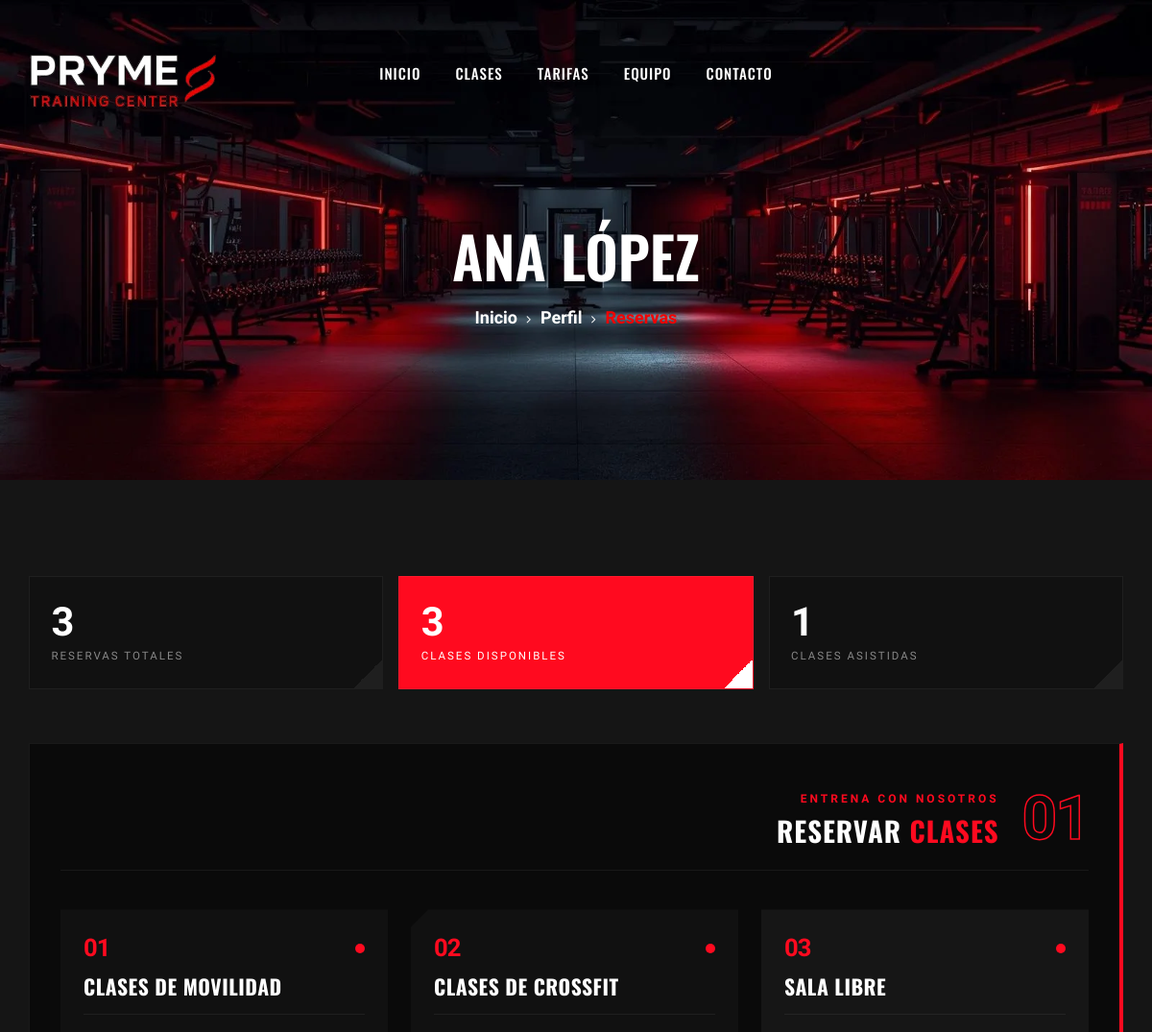
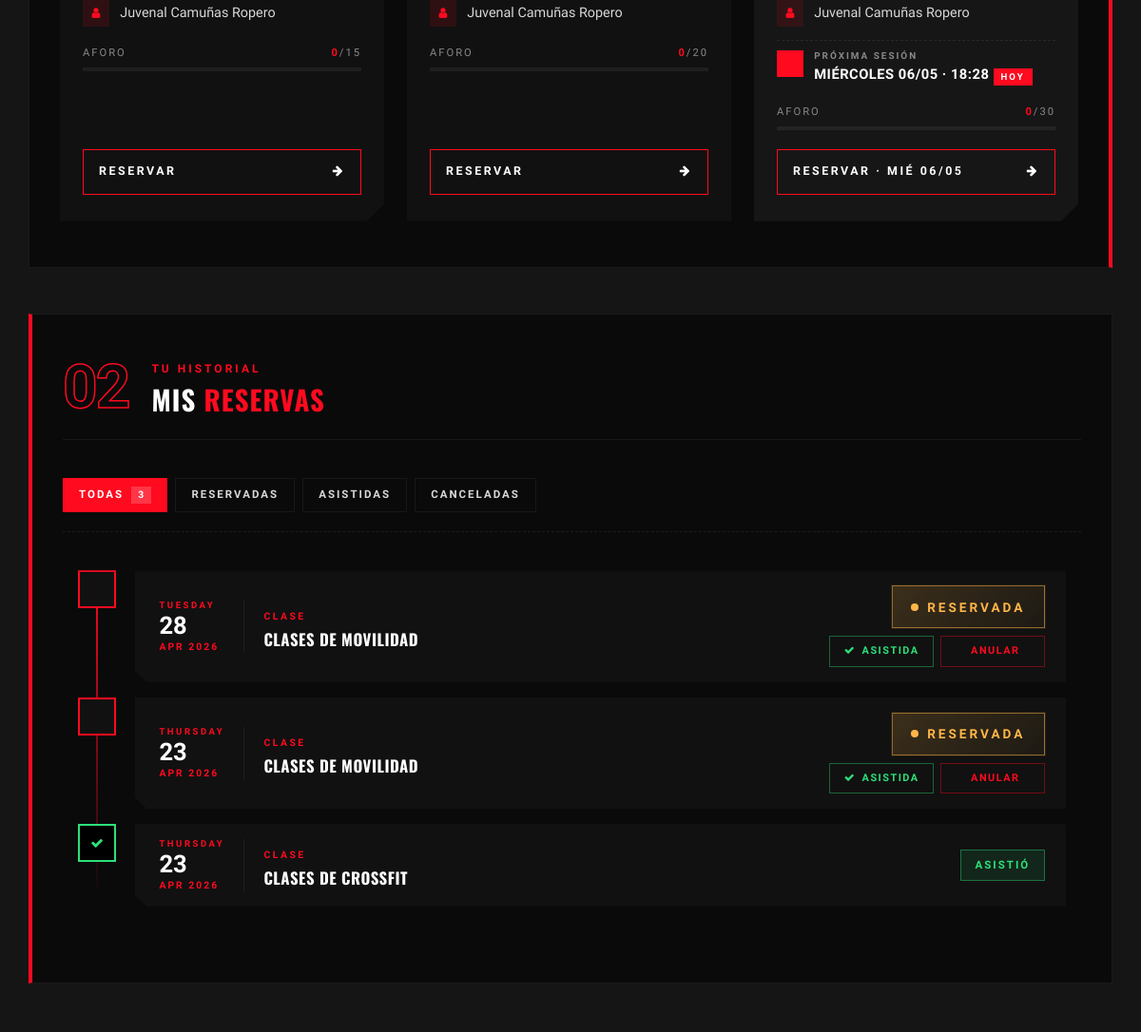
/perfil/reservas/ (upper part), run on an earlier commit of the app's database (2 pictures, top to bottom).
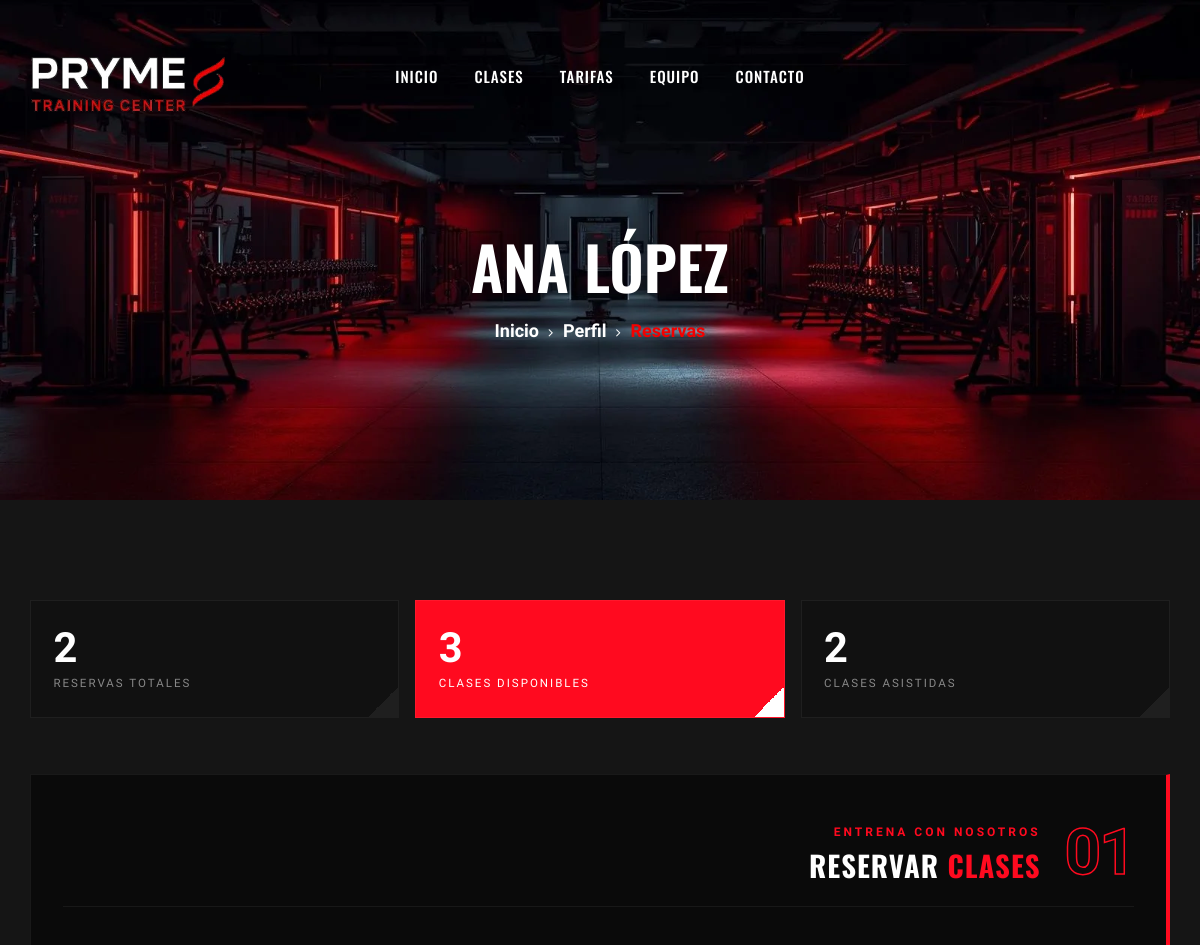
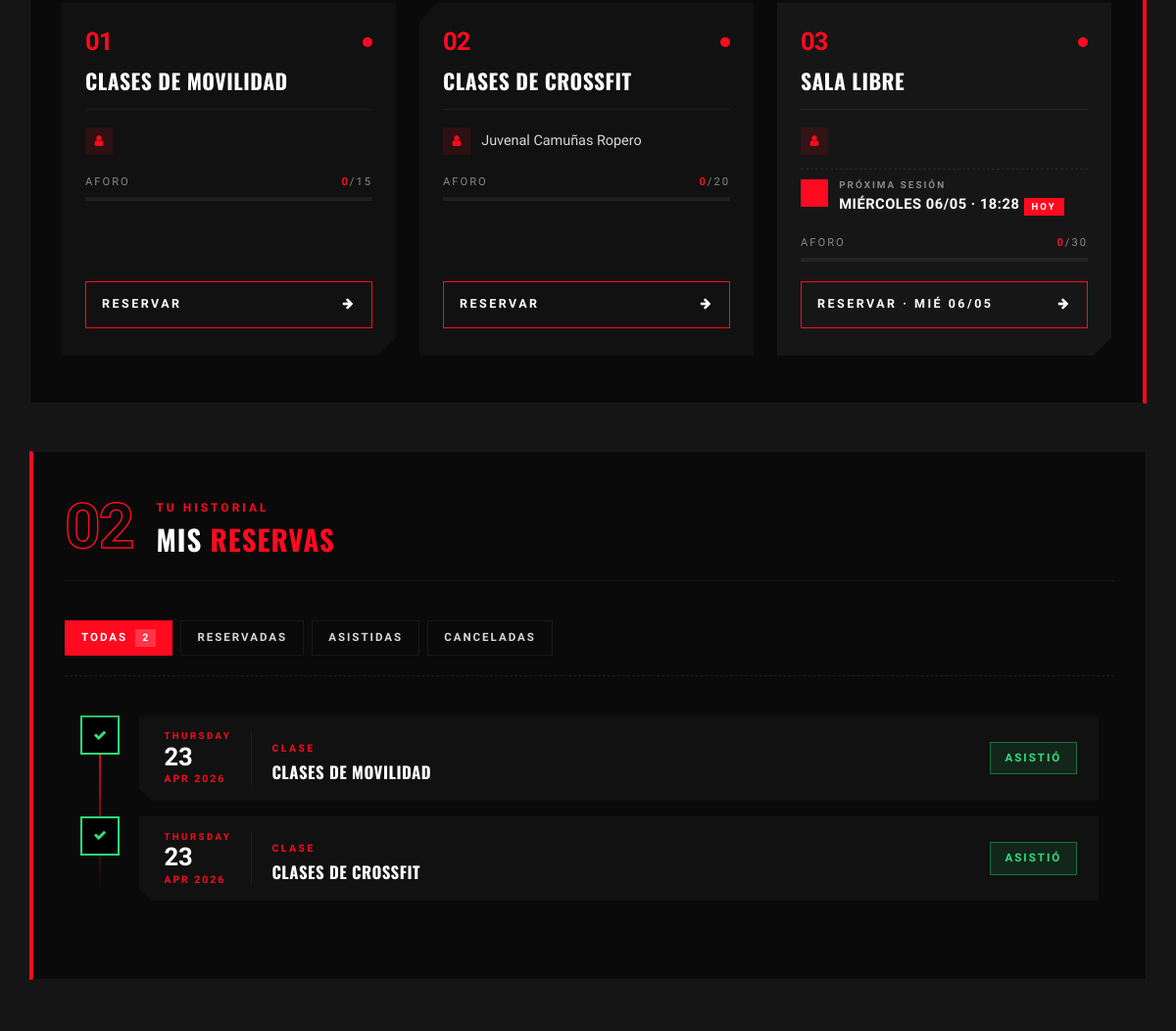
And on a later commit of the database (2 pictures, top to bottom).
### gimnasio/models.py (models this page shows, shortened)
class Clase(models.Model):
    nombre = models.CharField(max_length=100)
    descripcion = models.TextField(blank=True, null=True)
    horario = models.CharField(max_length=50)
    entrenador = models.ForeignKey(Entrenador, on_delete=models.SET_NULL, null=True, related_name="clases")
    tarifas = models.ManyToManyField(Tarifa, related_name="clases")
    capacidad = models.IntegerField(default=20)

class Entrenador(models.Model):
    ROLES = [
        ('admin', 'Administrador'),
        ('empleado', 'Empleado'),
    ]
    nombre = models.CharField(max_length=100)
    email = models.EmailField(unique=True)
    telefono = models.CharField(max_length=20, blank=True)
    especialidad = models.CharField(max_length=100)
    rol = models.CharField(max_length=10, choices=ROLES, default='empleado')
    password = models.CharField(max_length=255)

class Reserva(models.Model):
    ESTADOS = [
        ('reservada', 'Reservada'),
        ('asistio', 'Asistió'),
        ('cancelada', 'Cancelada'),
    ]
    cliente = models.ForeignKey(Cliente, on_delete=models.CASCADE, related_name="reservas")
    clase = models.ForeignKey(Clase, on_delete=models.CASCADE, related_name="reservas")
    fecha_reserva = models.DateField()
    estado = models.CharField(max_length=10, choices=ESTADOS, default='reservada')
    class Meta:
        unique_together = ('cliente', 'clase', 'fecha_reserva')

### perfil/views.py (the view, shortened to what this page needs)
# urls.py: path('reservas/', views.mis_reservas, name='mis_reservas'),
def mis_reservas(request):
    cliente = get_cliente_actual()
    hoy = date.today()
    reservas = (
        Reserva.objects
        .filter(cliente=cliente)
        .select_related('clase')
        .order_by('-fecha_reserva')
    )
    clases_qs = (
        Clase.objects
        .filter(tarifas=cliente.tarifa)
        .annotate(
            ocupadas=Count(
                'reservas',
                filter=Q(
                    reservas__estado='reservada',
                    reservas__fecha_reserva=hoy
                )
            )
        )
    )
    clases = []
    for clase in clases_qs:
        prox_dt = proxima_sesion_clase(clase.nombre)
        if prox_dt:
            fecha = prox_dt.date()
            clase.ocupadas = Reserva.objects.filter(
                clase=clase,
                fecha_reserva=fecha,
                estado='reservada'
            ).count()
            clase.proxima = {
                'fecha':  prox_dt.date(),
                'hora':   prox_dt.strftime("%H:%M"),
                'dia':    DIAS_ES[prox_dt.weekday()],
                'es_hoy': prox_dt.date() == hoy,
            }
        else:
            clase.ocupadas=0
            clase.proxima = None
        clases.append(clase)
    total_asistidas = Reserva.objects.filter(
        cliente=cliente,
        estado='asistio'
    ).count()
    context = {
        'cliente': cliente,
        'reservas': reservas,
        'clases': clases,
        'hoy': hoy,
        'total_asistidas': total_asistidas,
    }
    return render(request, 'perfil/reservas.html', context)

### perfil/views.py (called while the page is built)
def get_cliente_actual():
    return Cliente.objects.first()

### perfil/templates/perfil/reservas.html (shortened to what the changed rows need)
{% extends 'perfil/base_perfil.html' %}
{% load static %}
{% block estilos %}
    <link rel="stylesheet" href="{% static 'css/perfil/style_reservas.css' %}" type="text/css">
{% endblock %}
{% block contenido %}
<div class="rsv-stats">
    <div class="rsv-stat">
        <span class="rsv-stat-num">{{ reservas|length|default:0 }}</span>
        <span class="rsv-stat-label">Reservas totales</span>
    </div>
    <div class="rsv-stat">
        {% if total_asistidas %}
            <span class="rsv-stat-num">{{ total_asistidas }}</span>
        {% else %}
            <span class="rsv-stat-num">0</span>
        {% endif %}
        <span class="rsv-stat-label">Clases Asistidas</span>
    </div>
</div>
<section class="rsv-section rsv-section--right">
    <header class="rsv-head rsv-head--right">
        <div>
            <h2 class="rsv-title">RESERVAR <strong>CLASES</strong></h2>
        </div>
    </header>
    {% if clases %}
        <div class="rsv-cards">
            {% for clase in clases %}
                <article class="rsv-card {% if clase.ocupadas >= clase.capacidad %}rsv-card--full{% endif %}">
                    <div class="rsv-card-head">
                        <span class="rsv-card-index">{{ forloop.counter|stringformat:"02d" }}</span>
                        <span class="rsv-card-pulse"></span>
                    </div>
                    <h3 class="rsv-card-title">{{ clase.nombre }}</h3>
                    <ul class="rsv-card-meta">
                        <li>
                            <i class="fa fa-user"></i>
                            <span>{{ clase.entrenador.nombre }}</span>
                        </li>
                        {% if clase.proxima %}
                            <li class="rsv-card-meta-next">
                                <i class="fa fa-calendar-day"></i>
                                <span>
                                    <small>Próxima sesión</small>
                                    <strong>
                                        {{ clase.proxima.dia }}
                                        {{ clase.proxima.fecha|date:"d/m" }}
                                        · {{ clase.proxima.hora }}
                                        {% if clase.proxima.es_hoy %}
                                            <em class="rsv-card-meta-today">HOY</em>
                                        {% endif %}
                                    </strong>
                                </span>
                            </li>
                        {% endif %}
                    </ul>
                    <div class="rsv-card-aforo">
                        <div class="rsv-card-aforo-top">
                            <span>Aforo</span>
                            <span><strong>{{ clase.ocupadas }}</strong>/{{ clase.capacidad }}</span>
                        </div>
                        <div class="rsv-card-bar">
                        </div>
                    </div>
                    {% if clase.ocupadas < clase.capacidad %}
                        <form method="post" class="rsv-card-form">
                            <button type="submit" class="rsv-card-btn">
                                <span>
                                    {% if clase.proxima %}
                                        RESERVAR · {{ clase.proxima.dia|slice:":3"|upper }} {{ clase.proxima.fecha|date:"d/m" }}
                                    {% else %}
                                        RESERVAR
                                    {% endif %}
                                </span>
                                <i class="fa fa-arrow-right"></i>
                            </button>
                        </form>
                    {% else %}
                        <div class="rsv-card-full">
                            <i class="fa fa-ban"></i> Aforo completo
                        </div>
                    {% endif %}
                </article>
            {% endfor %}
        </div>
    {% else %}
        <div class="rsv-empty">
            <i class="fa fa-circle-exclamation"></i>
            <p>No hay clases disponibles para tu tarifa</p>
        </div>
    {% endif %}
</section>
<section class="rsv-section rsv-section--left">
    <header class="rsv-head rsv-head--left">
        <div>
            <h2 class="rsv-title">MIS <strong>RESERVAS</strong></h2>
        </div>
    </header>
    {% if reservas %}
        <div class="rsv-filters" role="tablist">
            <button type="button" class="rsv-filter is-active" data-filter="all">
                <span>Todas</span>
                <em>{{ reservas|length }}</em>
            </button>
            <button type="button" class="rsv-filter" data-filter="reservada">
                <span>Reservadas</span>
            </button>
            <button type="button" class="rsv-filter" data-filter="asistio">
                <span>Asistidas</span>
            </button>
            <button type="button" class="rsv-filter" data-filter="cancelada">
                <span>Canceladas</span>
            </button>
        </div>
        <div class="rsv-timeline-wrapper p-3">
            <ol class="rsv-timeline">
                {% for reserva in reservas %}
                    <li class="rsv-timeline-item rsv-state--{{ reserva.estado }}"
                        data-estado="{{ reserva.estado }}">
                        <div class="rsv-timeline-dot">
                            {% if reserva.estado == 'asistio' %}<i class="fa fa-check"></i>
                            {% elif reserva.estado == 'reservada' %}<i class="fa fa-clock"></i>
                            {% else %}<i class="fa fa-xmark"></i>{% endif %}
                        </div>
                        <div class="rsv-timeline-card rsv-card--{{ reserva.estado }}">
                            <div class="rsv-timeline-date">
                                <span class="rsv-timeline-day">{{ reserva.fecha_reserva|date:"l" }}</span>
                                {{ reserva.fecha_reserva|date:"d" }}
                                <small>{{ reserva.fecha_reserva|date:"M Y" }}</small>
                            </div>
                            <div class="rsv-timeline-body">
                                <span class="rsv-tag">CLASE</span>
                                <h5>{{ reserva.clase.nombre }}</h5>
                            </div>
                            <div class="rsv-timeline-right">
                                <span class="rsv-status">
                                    {% if reserva.estado == 'reservada' %}Reservada
                                    {% elif reserva.estado == 'asistio' %}Asistió
                                    {% else %}Cancelada{% endif %}
                                </span>
                                {% if reserva.estado == 'reservada' %}
                                    <div class="rsv-timeline-actions">
                                        <form method="post" class="rsv-inline-form js-confirm-asistir">
                                            <button type="submit"
                                                    class="rsv-act rsv-act--asistir"
                                                    title="Marcar como asistida">
                                                <i class="fa fa-check"></i>
                                                <span>Asistida</span>
                                            </button>
                                        </form>
                                        <form method="post"
                                            class="rsv-inline-form js-confirm-cancel">
                                            <button type="submit"
                                                    class="rsv-act rsv-act--cancelar"
                                                    title="Anular reserva">
                                                <span>Anular</span>
                                            </button>
                                        </form>
                                    </div>
                                {% endif %}
                            </div>
                        </div>
                    </li>
                {% endfor %}
            </ol>
        </div>
    {% else %}
        <div class="rsv-empty">
            <i class="fa fa-calendar-xmark"></i>
            <p>Aún no tienes reservas registradas</p>
        </div>
    {% endif %}
</section>
{% endblock %}

What changed in the data, as far as the page shows it:
removed Reserva: fecha_reserva "TUESDAY", fecha_reserva "28", fecha_reserva "APR 2026", clase.nombre "CLASES DE MOVILIDAD", estado "RESERVADA"
changed Clase "CLASES DE MOVILIDAD": entrenador.nombre "Juvenal Camuñas Ropero" → (not shown)
changed Clase "SALA LIBRE": entrenador.nombre "Juvenal Camuñas Ropero" → (not shown)
changed Reserva "CLASES DE MOVILIDAD": estado "RESERVADA ASISTIDA ANULAR" → "ASISTIÓ"
Also different on the page:
{{ reservas|length|default:0 }}: "3" → "2"
{{ total_asistidas }}: "1" → "2"
{{ reservas|length }}: "3" → "2"
